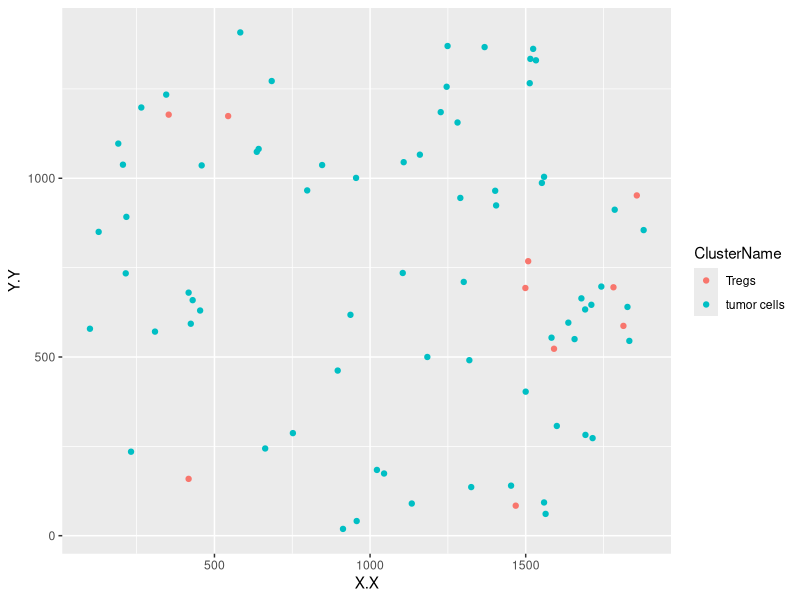
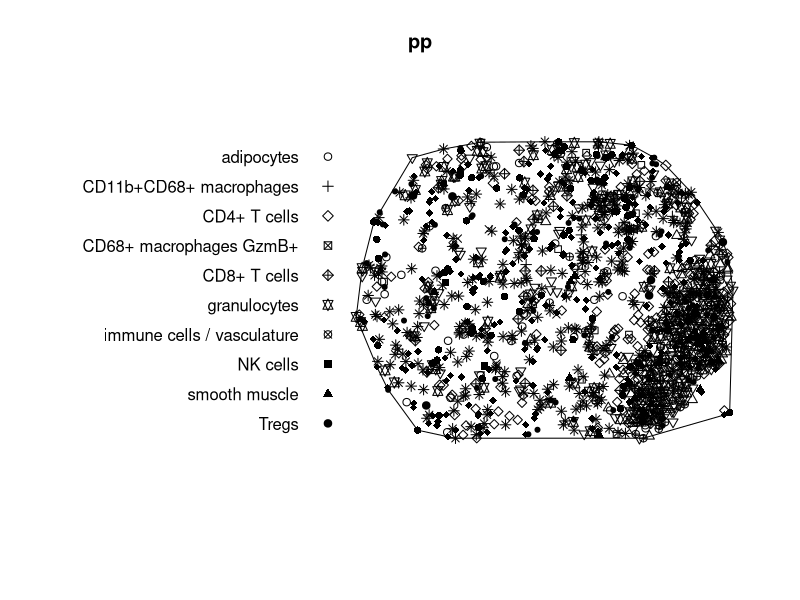
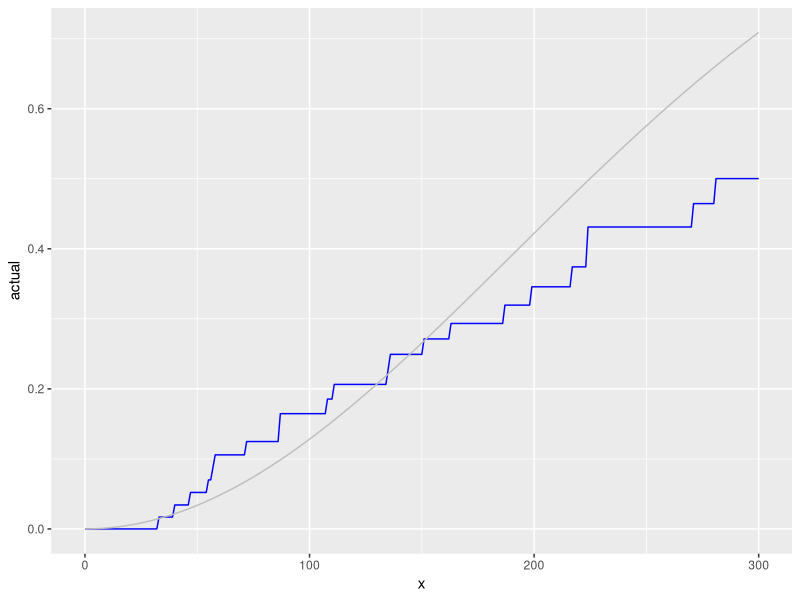
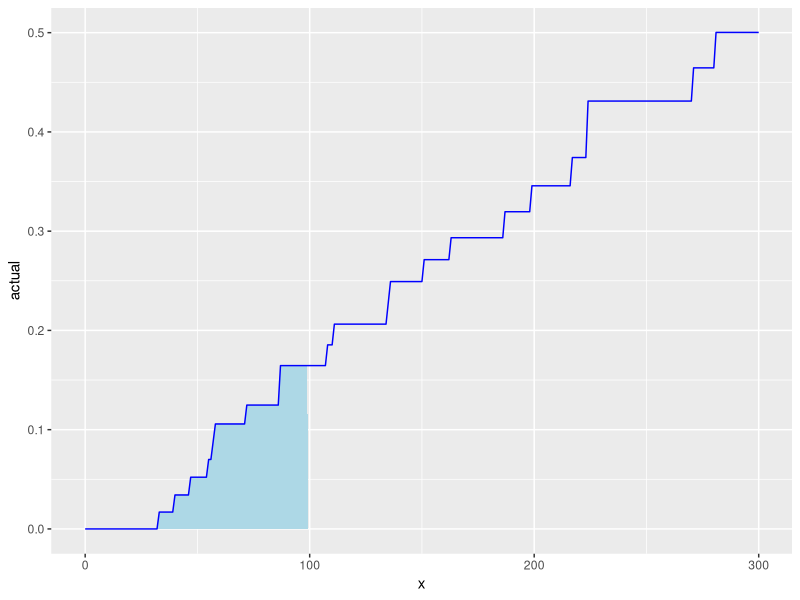

Recreate these plots in R, in order.
## ---- chunk 1
knitr::opts_chunk$set(echo = TRUE)
## ---- chunk 2
library("spatstat")
library("matlab")
library("dplyr")
library("stringr")
library("ggplot2")
library("pracma")

## ---- chunk 3
XYdata <- read.table("CODEX Data/1.csv", header = TRUE, sep = ",", fill = TRUE, row.names=NULL)
head(XYdata)
## ---- chunk 4
colnames(XYdata)
## ---- chunk 5
xcol = "X.X"
ycol = "Y.Y"
phenotype = "ClusterName"
radiusmax=300
## ---- chunk 6
unique(XYdata[,phenotype])
## ---- chunk 7
reference = "tumor cells"
nonreference = "Tregs"
## ---- chunk 8
ggplot(XYdata[which(XYdata[,phenotype] == reference | XYdata[,phenotype] == nonreference),], aes_string(x=xcol, y=ycol, color=phenotype)) + geom_point()
## ---- chunk 9
cw <- convexhull.xy(XYdata[,xcol], XYdata[,ycol])
ww <- owin(poly = cw$bdry)
pp <- as.ppp(cbind(unlist(XYdata[,xcol]),unlist(XYdata[,ycol])), W = c(-1,2*max(XYdata[,xcol]),-1,2*max(XYdata[,ycol])))
pp <- pp %mark% factor(unlist(XYdata[,phenotype]))
pp$window <- ww

## ---- chunk 10
plot(pp)
## ---- chunk 11
Gcross1 = Gcross(pp,reference,nonreference,r = 0:radiusmax)
## ---- chunk 12
Gcross1
## ---- chunk 13
plot_data = data.frame(x = 0:radiusmax, actual=Gcross1$km, theo=Gcross1$theo)
ggplot(data=plot_data) + geom_line(aes(x=x, y=actual), color="blue") + geom_line(aes(x=x, y=theo), color="gray")
## ---- chunk 14
rad = 30
auc <- trapz(0:rad, t(Gcross1$km[1:(rad+1)]))
## ---- chunk 15
ggplot(plot_data) + geom_area(data = plot_data[1:100,], aes(x=x, y=actual), fill="lightblue") + geom_line(aes(x=x, y=actual), color="blue") 
